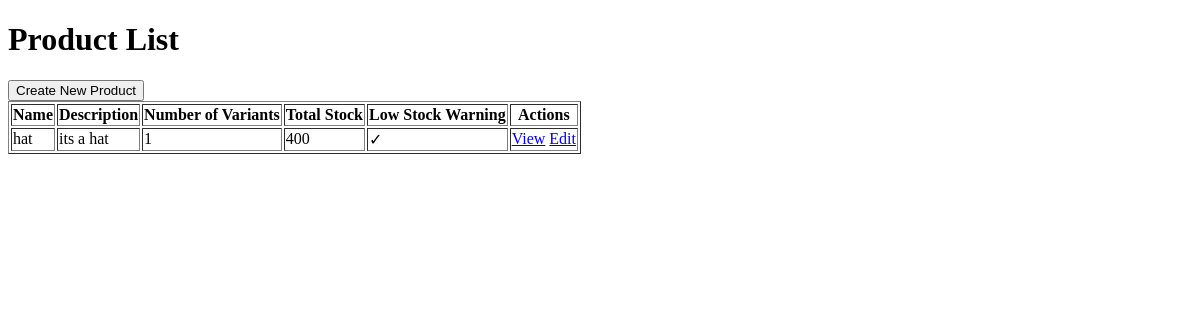
Before: /inventory-management/products/ with the older database file.
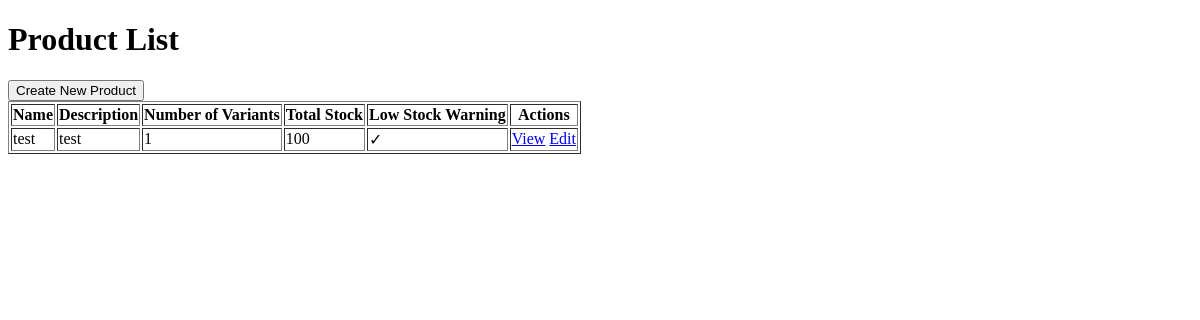
After: the same page with the newer database file.
### ecommerceapp/models.py (models this page shows, shortened)
class Product (models.Model):
    name = models.CharField(max_length=50)
    description = models.TextField()

### ecommerceapp/views.py (the view)
# urls.py: path("inventory-management/products/", InventoryProductListView.as_view(), name="IMS - Product List"),
class InventoryProductListView (ListView):
	model = Product
	template_name = "inventory-management/product_list.html"
	context_object_name = "products"
	def get_context_data(self, **kwargs):
		context = super().get_context_data(**kwargs)
		low_stock_threshold = 5
		products_with_variants = []
		for product in Product.objects.all():
			variants = product.productvariant.all()
			total_stock = variants.aggregate(total=Sum('stocklevel'))['total'] or 0
			is_low_stock = total_stock < low_stock_threshold
			products_with_variants.append({
				'product': product,
				'variant_count': variants.count(),
				'is_low_stock': is_low_stock,
				'total_stock': total_stock,
			})
		context['products_with_variants'] = products_with_variants
		return context

### templates/inventory-management/product_list.html (shortened to what this page needs)
<!DOCTYPE html>
<html lang="en">
<head>
</head>
<body>
    <h1>Product List</h1>
    <a href="{% url 'IMS - Create Product' %}">
        <button>Create New Product</button>
    </a>
    <table border="1">
        <thead>
            <tr>
                <th>Name</th>
                <th>Description</th>
                <th>Number of Variants</th>
                <th>Total Stock</th>
                <th>Low Stock Warning</th>
                <th>Actions</th>
            </tr>
        </thead>
        <tbody>
            {% for item in products_with_variants %}
            <tr>
                <td>{{ item.product.name }}</td>
                <td>{{ item.product.description }}</td>
                <td>{{ item.variant_count }}</td>
                <td>{{ item.total_stock }}</td>
                <td>
                    {% if item.is_low_stock %}
                        <span style="color: red;">⚠ Low Stock</span>
                    {% else %}
                        ✓
                    {% endif %}
                </td>
                <td>
                    <a href="{% url 'IMS - Product Detail' item.product.id %}">View</a>
                    <a href="{% url 'IMS - Product Edit' item.product.id %}">Edit</a>
                </td>
            </tr>
            {% empty %}
            <tr>
                <td colspan="6">No products available.</td>
            </tr>
            {% endfor %}
        </tbody>
    </table>
</body>
</html>

Changed rows visible on the page:
changed Product id 1: product.name "hat" → "test"; product.description "its a hat" → "test"; total_stock "400" → "100"
